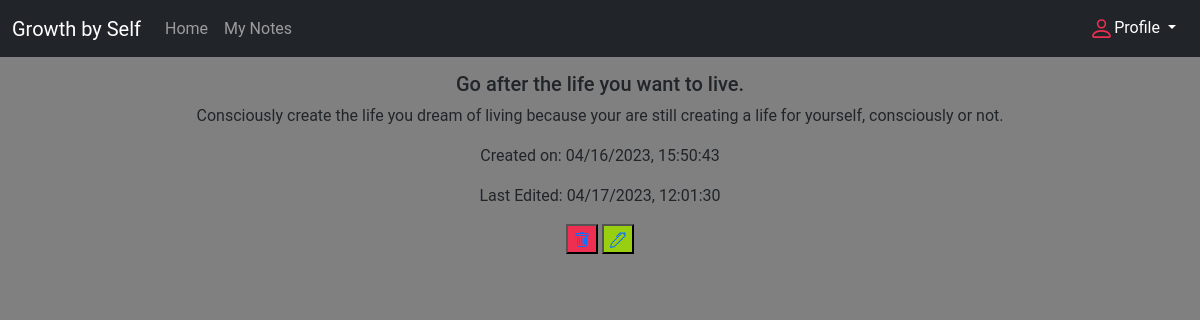
The page /view-note/3 (signed in) on the database its author committed.
### models.py (models this page shows)
class Note(db.Model):
    __tablename__ = "notes"
    id = db.Column(db.Integer, primary_key=True)
    title = db.Column(db.String(150), nullable=False)
    content = db.Column(db.String(10000), nullable=False)
    date_created = db.Column(db.DateTime(timezone=True), default=func.now)
    last_edited = db.Column(db.DateTime(timezone=True))
    user_id = db.Column(db.Integer, db.ForeignKey('user.id'))

### views.py (the view)
@login_required
@views.route('/view-note/<int:id>', methods=['GET'])
def view_note(id):
    note = Note.query.get_or_404(id)
    return render_template("view-note.html", user=current_user, note=note)

### app.py (called while the page is built)
def create_app():
    app = Flask(__name__)
    app.config['SECRET_KEY'] = 'nhaert'
    app.config['SQLALCHEMY_DATABASE_URI'] = 'sqlite:///'+db_name
    app.config['SQLALCHEMY_TRACK_MODIFICATIONS'] = True
    db.init_app(app)
    from views import views
    from auth import auth
    app.register_blueprint(views, url_prefix='/')
    app.register_blueprint(auth, url_prefix='/')
    from models import User, Note
    with app.app_context():
        create_database(app)
    login_manager = LoginManager()
    login_manager.login_view = 'auth.login'
    login_manager.init_app(app)
    @login_manager.user_loader
    def load_user(id):
        return User.query.get(int(id))
    return app

### templates/view-note.html (shortened to what this page needs)
{% extends "base.html" %}
{% block body %}
    <h5>{{ note.title }}</h5>
    <p>{{ note.content }}</p>
    <span>
        <p>Created on: {{ note.date_created.strftime("%m/%d/%Y, %H:%M:%S") }}</p>
        <p>Last Edited: {{ note.last_edited.strftime("%m/%d/%Y, %H:%M:%S") }}</p>
    </span>
    <button type="button" class="close" style="background-color: #ef2f51;">
        <a href="/delete-note/{{ note.id }}">
        </a>
    </button>
    <button type="button" class="close" style="background-color: #98cf11;">
        <a href="/edit-note/{{ note.id }}">
        </a>
    </button>
{% endblock %}

### static/css/base.css (style rules this page uses)
body { text-align: center; font-family: "Copperplate Gothic Bold", "Roboto", "Lucida Grande", "DejaVu Sans", "Bitstream Vera Sans", Verdana, Arial, sans-serif; background-color: grey; }

### rows shown on the page
Note: title "Go after the life you want to live.", content "Consciously create the life you dream of living because your are still creating a life for yourself, consciously or not.", date_created "04/16/2023, 15:50:43", last_edited "04/17/2023, 12:01:30"
